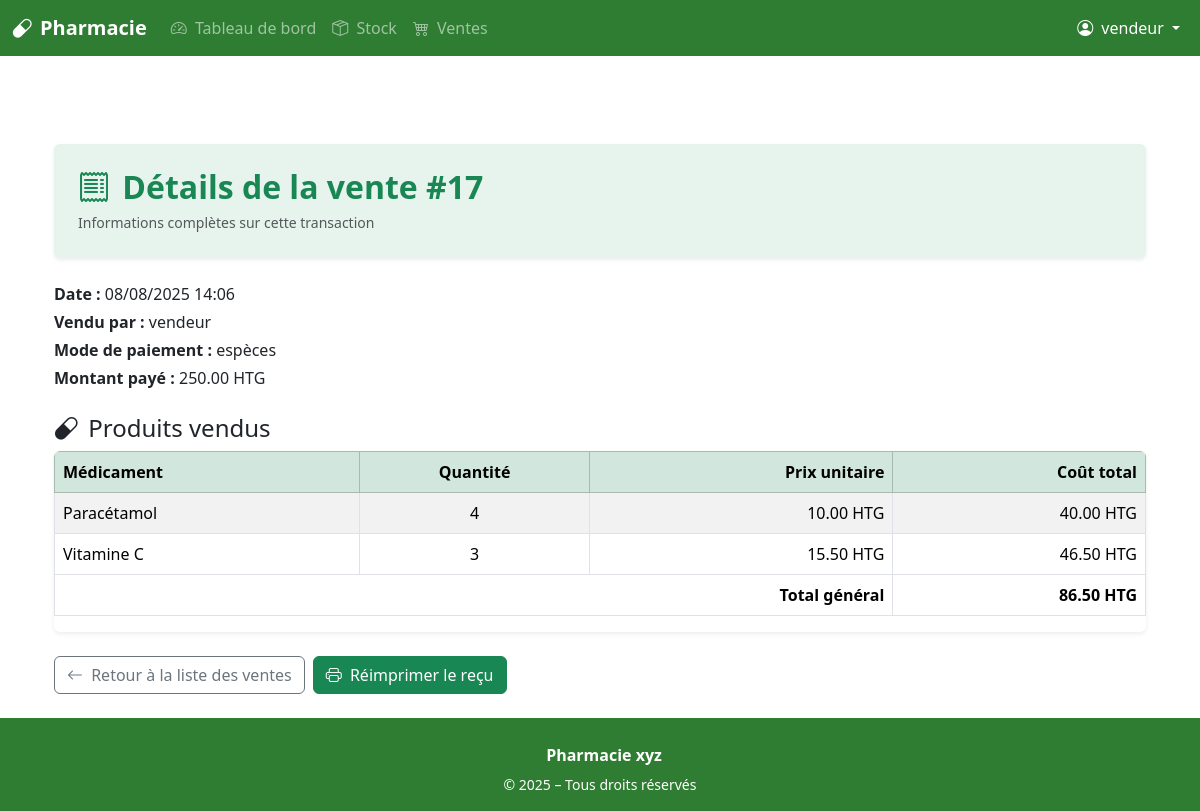
Page /sales/history/17 (signed in) on the committed database.
### app/models.py (models this page shows, shortened)
class User(UserMixin, db.Model):
    id = db.Column(db.Integer, primary_key=True)
    username = db.Column(db.String(80), unique=True, nullable=False)
    password = db.Column(db.String(200), nullable=False)
    role = db.Column(db.String(20), nullable=False)  # admin, pharmacien, vendeur...
    is_active = db.Column(db.Boolean, default=True)
    last_login = db.Column(db.DateTime, nullable=True)
    sales = db.relationship('Sale', back_populates='user')

class Sale(db.Model):
    id = db.Column(db.Integer, primary_key=True)
    user_id = db.Column(db.Integer, db.ForeignKey('user.id'))
    date = db.Column(db.DateTime, default=datetime.utcnow)
    user = db.relationship('User', back_populates='sales')
    items = db.relationship('SaleItem', back_populates='sale', cascade='all, delete-orphan')

class Payment(db.Model):
    id = db.Column(db.Integer, primary_key=True)
    sale_id = db.Column(db.Integer, db.ForeignKey('sale.id'), nullable=False, unique=True)
    amount_paid = db.Column(db.Float, nullable=False)
    payment_method = db.Column(db.String(50), nullable=False)  # espèces, mobile, carte, etc.
    payment_date = db.Column(db.DateTime, default=datetime.utcnow)
    sale = db.relationship('Sale', backref=db.backref('payment', uselist=False))

class SaleItem(db.Model):
    id = db.Column(db.Integer, primary_key=True)
    sale_id = db.Column(db.Integer, db.ForeignKey('sale.id'), nullable=False)
    drug_id = db.Column(db.Integer, db.ForeignKey('drug.id'), nullable=False)
    quantity = db.Column(db.Integer, nullable=False)
    unit_price = db.Column(db.Float, nullable=False)
    sale = db.relationship('Sale', back_populates='items')
    drug = db.relationship('Drug')

class Drug(db.Model):
    id = db.Column(db.Integer, primary_key=True)
    name = db.Column(db.String(100), nullable=False)
    unit = db.Column(db.String(30))  # comprimé, flacon, etc.
    price = db.Column(db.Float, nullable=False)
    expiration_date = db.Column(db.Date, nullable=False)
    commentaire = db.Column(db.Text, nullable=True)
    category_id = db.Column(db.Integer, db.ForeignKey('category.id'), nullable=True)
    category = db.relationship('Category', back_populates='drugs')
    sales = db.relationship('SaleItem', back_populates='drug')
    losses = db.relationship('LossRecord', back_populates='drug')
    purchase_items = db.relationship('PurchaseItem', back_populates='drug')

### app/routes/sale.py (the view)
@bp.route('/history/<int:sale_id>')
@login_required
def history(sale_id):
    sale = Sale.query.options(
        joinedload(Sale.items).joinedload(SaleItem.drug),
        joinedload(Sale.user)
    ).get_or_404(sale_id)
    return render_template('sales/history.html', sale=sale)

### app/routes/auth.py (called while the page is built)
@login_manager.user_loader
def load_user(user_id):
    return User.query.get(int(user_id))

### app/templates/sales/history.html (shortened to what this page needs)
{% extends 'base.html' %}
{% block content %}
<div class="container mt-5">
  <div class="bg-success bg-opacity-10 p-4 rounded shadow-sm mb-4">
    <h2 class="text-success fw-bold mb-1">
      <i class="bi bi-receipt me-1"></i> Détails de la vente #{{ sale.id }}
    </h2>
    <small class="text-muted">Informations complètes sur cette transaction</small>
  </div>
  <div class="mb-4">
    <p class="mb-1"><strong>Date :</strong> {{ sale.date.strftime('%d/%m/%Y %H:%M') }}</p>
    <p class="mb-1"><strong>Vendu par :</strong> {{ sale.user.username }}</p>
    {% if sale.payment %}
      <p class="mb-1"><strong>Mode de paiement :</strong> {{ sale.payment.payment_method }}</p>
      <p class="mb-1"><strong>Montant payé :</strong> {{ "%.2f"|format(sale.payment.amount_paid) }} HTG</p>
    {% endif %}
  </div>
  <h4 class="mt-4"><i class="bi bi-capsule me-1"></i> Produits vendus</h4>
  <div class="table-responsive shadow-sm rounded">
    <table class="table table-striped table-bordered align-middle">
      <thead class="table-success">
        <tr>
          <th>Médicament</th>
          <th class="text-center">Quantité</th>
          <th class="text-end">Prix unitaire</th>
          <th class="text-end">Coût total</th>
        </tr>
      </thead>
      <tbody>
        {% set ns = namespace(grand_total=0) %}
        {% for item in sale.items %}
          {% set total = item.quantity * item.unit_price %}
          {% set ns.grand_total = ns.grand_total + total %}
          <tr>
            <td>{{ item.drug.name }}</td>
            <td class="text-center">{{ item.quantity }}</td>
            <td class="text-end">{{ "%.2f"|format(item.unit_price) }} HTG</td>
            <td class="text-end">{{ "%.2f"|format(total) }} HTG</td>
          </tr>
        {% endfor %}
      </tbody>
      <tfoot>
        <tr class="fw-bold">
          <td colspan="3" class="text-end">Total général</td>
          <td class="text-end">{{ "%.2f"|format(ns.grand_total) }} HTG</td>
        </tr>
      </tfoot>
    </table>
  </div>
  <div class="mt-4 d-flex gap-2">
    <a href="{{ url_for('sale.list_sales') }}" class="btn btn-outline-secondary">
      <i class="bi bi-arrow-left me-1"></i> Retour à la liste des ventes
    </a>
    <a href="{{ url_for('sale.sale_receipt', sale_id=sale.id) }}" class="btn btn-success" target="_blank">
      <i class="bi bi-printer me-1"></i> Réimprimer le reçu
    </a>
  </div>
</div>
{% endblock %}

### app/templates/base.html (shortened to what this page needs)
<!DOCTYPE html>
<html lang="fr">
<head>
    <link href="https://cdn.jsdelivr.net/npm/bootstrap@5.3.3/dist/css/bootstrap.min.css" rel="stylesheet" />
    <link href="https://cdn.jsdelivr.net/npm/bootstrap-icons@1.11.1/font/bootstrap-icons.css" rel="stylesheet">
</head>
<body>
<nav class="navbar navbar-expand-lg navbar-dark" style="background-color: #2e7d32;">
  <div class="container-fluid">
    <a class="navbar-brand fw-bold" href="{{ url_for('dashboard.dashboard') }}">
      <i class="bi bi-capsule me-2"></i>Pharmacie
    </a>
    <div class="collapse navbar-collapse" id="navMenu">
      {% if current_user.is_authenticated %}
      <ul class="navbar-nav me-auto mb-2 mb-lg-0">
        <li class="nav-item">
          <a class="nav-link {% if request.endpoint == 'dashboard.dashboard' %}active{% endif %}" href="{{ url_for('dashboard.dashboard') }}">
            <i class="bi bi-speedometer2 me-1"></i> Tableau de bord
          </a>
        </li>
        <li class="nav-item">
          <a class="nav-link {% if request.endpoint == 'drug.list_drugs' %}active{% endif %}" href="{{ url_for('drug.list_drugs') }}">
            <i class="bi bi-box-seam me-1"></i> Stock
          </a>
        </li>
        <li class="nav-item">
          <a class="nav-link {% if request.endpoint == 'sale.list_sales' %}active{% endif %}" href="{{ url_for('sale.list_sales') }}">
            <i class="bi bi-cart4 me-1"></i> Ventes
          </a>
        </li>
      </ul>
      <ul class="navbar-nav ms-auto align-items-center">
        <li class="nav-item dropdown">
          <a class="nav-link dropdown-toggle text-white" href="#" id="userDropdown" role="button" data-bs-toggle="dropdown" aria-expanded="false">
            <i class="bi bi-person-circle me-1"></i> {{ current_user.username }}
          </a>
        </li>
      </ul>
      {% endif %}
    </div>
  </div>
</nav>
<main class="flex-grow-1 py-4">
    <div class="container mt-4">
        {% block content %}{% endblock %}
    </div>
</main>
  {% include 'footer.html' %}
</body>
</html>

### app/templates/base.html (style rules this page uses)
html, body { height: 100%; }
body { display: flex; flex-direction: column; }
main { flex: 1; }

### rows in the picture
User: username "vendeur", user.username "vendeur"
Sale: id "17", date "08/08/2025 14:06"
Payment: payment.payment_method "espèces", payment.amount_paid "250.00"
SaleItem: drug.name "Paracétamol", quantity "4", unit_price "10.00", total "40.00"
SaleItem: drug.name "Vitamine C", quantity "3", unit_price "15.50", total "46.50"

### other values in the picture
{{ "%.2f"|format(ns.grand_total) }} "86.50"
